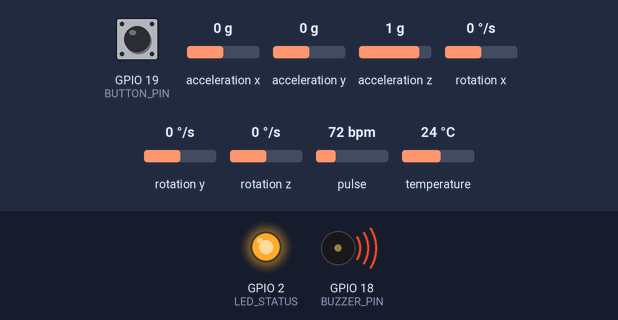
Bench run of a sketch on a simulated ESP32. Parts: output pins drawn as LEDs (lit = HIGH), buzzer (waves = sounding). The test bench sets the inputs (shaded band); at power-on: GPIO 19 (BUTTON_PIN) HIGH, acceleration x 0 g, acceleration y 0 g, acceleration z 1 g, rotation x 0 °/s, rotation y 0 °/s, rotation z 0 °/s, pulse 72 bpm, temperature 24 °C. WiFi joins after 1.5 s; servers stay silent unless stated; uploads are accepted with an empty reply; what the sketch prints to the serial monitor is not drawn.

Above: at 0.1 s.
At 3.0 s:
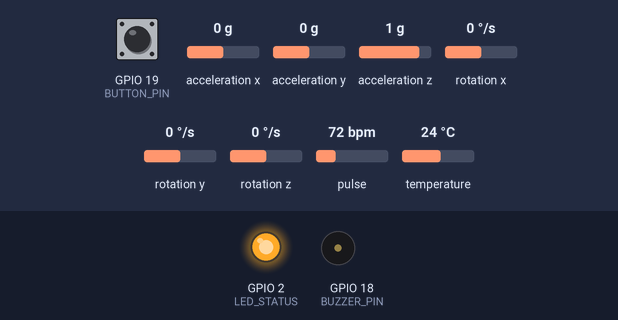
3.1 s: GPIO 19 (BUTTON_PIN) pulled LOW for 0.15 s
At 3.7 s:
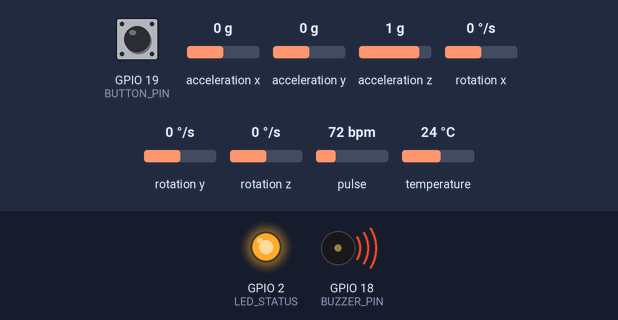
Timing chart, 0 to 6.1 s (numbered marks = the images above; inputs shaded):
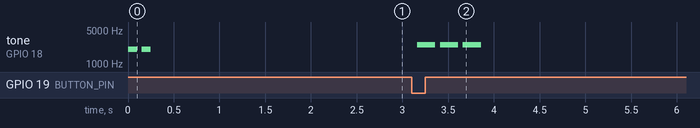

Measured:
- after the input at 3.1 s, tone on GPIO 18 (BUZZER_PIN): alternates 2500 Hz for 0.20 s and silent for 0.05 s, 6 changes in all, then stays silent, starting after 0.06 s

The sketch:

monitor_crise.ino
```cpp
// ===================================================================
// MONITOR DE CRISE - ESP32 + MPU6050 + MAX30102
// ===================================================================
#include <WiFi.h>
#include <HTTPClient.h>
#include <WiFiClientSecure.h>
#include <Wire.h>
#include <Adafruit_MPU6050.h>
#include <Adafruit_Sensor.h>
#include <MAX30105.h>     // SparkFun MAX3010x library (funciona com MAX30102)
#include <heartRate.h>    // Algoritmo de detecção de batimento da SparkFun (mesma biblioteca)

// -------------------------------------------------------------------
// PINOS
// -------------------------------------------------------------------
#define BUZZER_PIN  18
#define BUTTON_PIN  19
#define LED_STATUS  2

// -------------------------------------------------------------------
// PARÂMETROS
// -------------------------------------------------------------------
const float         LIMIAR_QUEDA          = 25.0;   // m/s² (~2,5g)
const unsigned long JANELA_CANCELAMENTO   = 3000;   // ms
const unsigned long INTERVALO_ENTRE_ALERTAS = 15000; // ms
const unsigned long INTERVALO_TELEMETRIA  = 10000;  // ms (10s economiza dados do chip 4G)
const unsigned long INTERVALO_RECONEXAO   = 10000;  // ms
const long          IR_MINIMO_PELE        = 50000;  // abaixo disso: sensor fora da pele

// -------------------------------------------------------------------
// OBJETOS DOS SENSORES
// -------------------------------------------------------------------
Adafruit_MPU6050 mpu;
MAX30105 sensorBatimento;

// -------------------------------------------------------------------
// CONFIGURAÇÕES DE REDE (Roteador Portátil)
// -------------------------------------------------------------------
const char* ssid     = "4G-UFI-9708";
const char* password = "1234567890";

// Servidor no seu PC: use o IP que o servidor mostra ao iniciar, ex.:
//   "http://192.168.100.25:3000/api/dados"
// Servidor publicado no Render: use o endereço dele, ex.:
//   "https://monitor-crise.onrender.com/api/dados"
String serverDados  = "http://192.168.43.100:3000/api/dados";
String serverAlerta = "http://192.168.43.100:3000/api/alerta";

// -------------------------------------------------------------------
// ESTADO DO CÁLCULO DE BPM
// -------------------------------------------------------------------
const byte TAMANHO_MEDIA = 4;
byte leiturasBpm[TAMANHO_MEDIA];
byte posLeitura = 0;
byte leiturasValidas = 0;
unsigned long ultimoBatimento = 0;
int bpmMedio = 0;   // 0 = ainda sem leitura confiável

// -------------------------------------------------------------------
// CONTROLE DE TEMPO
// -------------------------------------------------------------------
unsigned long ultimoAlerta = 0;
unsigned long ultimaTelemetria = 0;
unsigned long ultimaTentativaWiFi = 0;
bool jaHouveAlerta = false;

// -------------------------------------------------------------------
// FUNÇÃO AUXILIAR: BIPES NO BUZZER
// -------------------------------------------------------------------
void emitirBipe(int frequencia, int duracaoMs, int repeticoes) {
  for (int i = 0; i < repeticoes; i++) {
    tone(BUZZER_PIN, frequencia, duracaoMs);
    delay(duracaoMs + 50);
  }
}

// Espera o botão ser solto (evita que um cancelamento vire pânico)
void aguardarSoltarBotao() {
  while (digitalRead(BUTTON_PIN) == LOW) {
    delay(10);
  }
  delay(50); // debounce da soltura
}

// -------------------------------------------------------------------
// WI-FI
// -------------------------------------------------------------------
void conectarWiFi(unsigned long timeoutMs) {
  WiFi.mode(WIFI_STA);
  WiFi.begin(ssid, password);
  Serial.print("Conectando ao Roteador Portátil");

  unsigned long inicio = millis();
  while (WiFi.status() != WL_CONNECTED && millis() - inicio < timeoutMs) {
    delay(500);
    Serial.print(".");
  }

  if (WiFi.status() == WL_CONNECTED) {
    Serial.println("\nWi-Fi conectado. IP: " + WiFi.localIP().toString());
  } else {
    Serial.println("\nWi-Fi indisponível. Tentarei novamente no loop.");
  }
}

void manterWiFi() {
  if (WiFi.status() != WL_CONNECTED &&
      millis() - ultimaTentativaWiFi > INTERVALO_RECONEXAO) {
    ultimaTentativaWiFi = millis();
    Serial.println("Wi-Fi caiu. Tentando reconectar...");
    WiFi.reconnect();
  }
}

// -------------------------------------------------------------------
// HTTP
// -------------------------------------------------------------------
bool enviarJSON(const String& url, const String& json) {
  if (WiFi.status() != WL_CONNECTED) return false;

  HTTPClient http;
  WiFiClient clienteSimples;
  WiFiClientSecure clienteSeguro;

  if (url.startsWith("https")) {
    clienteSeguro.setInsecure(); // não valida o certificado (aceitável para protótipo)
    http.begin(clienteSeguro, url);
  } else {
    http.begin(clienteSimples, url);
  }

  http.setTimeout(10000); // servidor na nuvem pode demorar mais para responder
  http.addHeader("Content-Type", "application/json");
  int codigo = http.POST(json);
  http.end();

  if (codigo > 0) return true;

  Serial.println("Erro HTTP: " + String(codigo));
  return false;
}

void enviarAlertaHTTP(const String& motivo, int bpm, float aceleracao) {
  // bpm = 0 significa "sem leitura" e vai como null no JSON
  String campoBpm = (bpm > 0) ? String(bpm) : "null";

  String jsonAlerta = "{\"tipo\":\"EMERGENCIA\",\"mensagem\":\"" + motivo +
                      "\",\"batimentos\":" + campoBpm +
                      ",\"aceleracao\":" + String(aceleracao, 2) + "}";

  // Alerta é crítico: até 3 tentativas
  for (int tentativa = 1; tentativa <= 3; tentativa++) {
    if (enviarJSON(serverAlerta, jsonAlerta)) {
      Serial.println("ALERTA ENVIADO: " + jsonAlerta);
      return;
    }
    Serial.println("Falha no envio do alerta (tentativa " + String(tentativa) + ")");
    delay(500);
  }
  Serial.println("ALERTA NÃO ENTREGUE após 3 tentativas!");
  emitirBipe(400, 500, 2); // aviso sonoro de falha
}

// -------------------------------------------------------------------
// CÁLCULO DE BPM (precisa ser chamado com frequência)
// -------------------------------------------------------------------
void atualizarBPM(long irValue) {
  if (irValue < IR_MINIMO_PELE) {
    bpmMedio = 0;
    leiturasValidas = 0;
    return;
  }

  if (checkForBeat(irValue)) {
    unsigned long agora = millis();
    unsigned long delta = agora - ultimoBatimento;
    ultimoBatimento = agora;

    float bpm = 60.0 / (delta / 1000.0);
    if (bpm > 30 && bpm < 220) {
      leiturasBpm[posLeitura] = (byte)bpm;
      posLeitura = (posLeitura + 1) % TAMANHO_MEDIA;
      if (leiturasValidas < TAMANHO_MEDIA) leiturasValidas++;

      int soma = 0;
      for (byte i = 0; i < leiturasValidas; i++) soma += leiturasBpm[i];
      bpmMedio = soma / leiturasValidas;
    }
  }
}

// -------------------------------------------------------------------
// SETUP
// -------------------------------------------------------------------
void setup() {
  Serial.begin(115200);

  pinMode(BUZZER_PIN, OUTPUT);
  pinMode(LED_STATUS, OUTPUT);
  pinMode(BUTTON_PIN, INPUT_PULLUP);

  digitalWrite(LED_STATUS, HIGH);
  emitirBipe(2000, 100, 2);

  Wire.begin(21, 22);

  // MPU-6050
  if (!mpu.begin()) {
    Serial.println("MPU6050 não localizado no barramento I2C!");
  } else {
    // Padrão da biblioteca é ±2g (~19,6 m/s²), que satura antes do limiar de 25 m/s²
    mpu.setAccelerometerRange(MPU6050_RANGE_8_G);
    Serial.println("MPU6050 inicializado (faixa ±8g).");
  }

  // MAX30102
  if (!sensorBatimento.begin(Wire, I2C_SPEED_FAST)) {
    Serial.println("MAX30102 não localizado no barramento I2C!");
  } else {
    sensorBatimento.setup();                      // liga LEDs e configura amostragem
    sensorBatimento.setPulseAmplitudeRed(0x0A);   // LED vermelho baixo = indica funcionamento
    sensorBatimento.setPulseAmplitudeGreen(0);    // LED verde desligado
    Serial.println("MAX30102 inicializado.");
  }

  conectarWiFi(15000); // não trava para sempre se não houver rede
}

// -------------------------------------------------------------------
// LOOP PRINCIPAL
// -------------------------------------------------------------------
void loop() {
  manterWiFi();

  // 1. BOTÃO DE PÂNICO (com debounce)
  if (digitalRead(BUTTON_PIN) == LOW) {
    delay(50);
    if (digitalRead(BUTTON_PIN) == LOW) {
      emitirBipe(2500, 200, 3);
      Serial.println("BOTÃO DE PÂNICO APERTADO!");
      enviarAlertaHTTP("Botão de emergência acionado manualmente pelo usuário!",
                       bpmMedio, 0.0);
      aguardarSoltarBotao();
    }
  }

  // 2. LEITURA DOS SENSORES
  sensors_event_t a, g, temp;
  mpu.getEvent(&a, &g, &temp);

  float aceleracaoTotal = sqrt(a.acceleration.x * a.acceleration.x +
                               a.acceleration.y * a.acceleration.y +
                               a.acceleration.z * a.acceleration.z);

  long irValue = sensorBatimento.getIR();
  atualizarBPM(irValue);

  // 3. DETECÇÃO DE QUEDA / TREMOR FORTE (com intervalo mínimo entre alertas)
  bool podeAlertar = !jaHouveAlerta || (millis() - ultimoAlerta > INTERVALO_ENTRE_ALERTAS);

  if (aceleracaoTotal > LIMIAR_QUEDA && podeAlertar) {
    Serial.println("Anomalia detectada! Janela de cancelamento de 3s...");

    bool cancelado = false;
    unsigned long inicio = millis();

    while (millis() - inicio < JANELA_CANCELAMENTO) {
      tone(BUZZER_PIN, 1800, 100);
      delay(150);

      if (digitalRead(BUTTON_PIN) == LOW) {
        cancelado = true;
        noTone(BUZZER_PIN);
        Serial.println("Alerta cancelado pelo usuário.");
        emitirBipe(800, 300, 1);
        aguardarSoltarBotao(); // impede que o mesmo toque vire pânico
        break;
      }
    }

    if (!cancelado) {
      enviarAlertaHTTP("Tremor forte / Queda detectada!", bpmMedio, aceleracaoTotal);
    }

    ultimoAlerta = millis();
    jaHouveAlerta = true;
  }

  // 4. TELEMETRIA PERIÓDICA (só com sensor na pele)
  if (irValue > IR_MINIMO_PELE &&
      millis() - ultimaTelemetria >= INTERVALO_TELEMETRIA) {
    ultimaTelemetria = millis();

    String campoBpm = (bpmMedio > 0) ? String(bpmMedio) : "null";
    String jsonDados = "{\"batimentos\":" + campoBpm +
                       ",\"aceleracao\":" + String(aceleracaoTotal, 2) + "}";

    if (enviarJSON(serverDados, jsonDados)) {
      Serial.println("Telemetria enviada: " + jsonDados);
    }
  }
}
```
